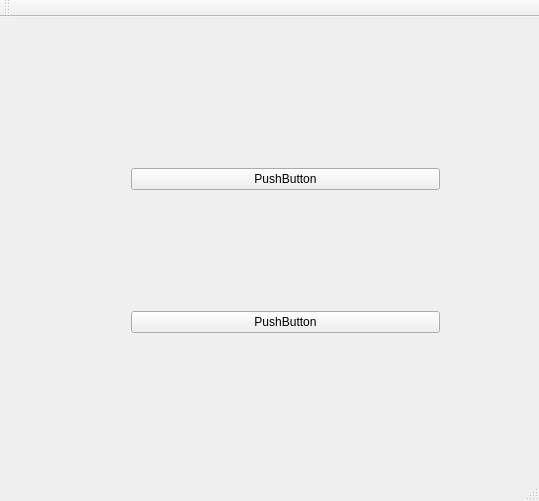
<?xml version="1.0" encoding="UTF-8"?>
<ui version="4.0">
 <class>MainWindow</class>
 <widget class="QMainWindow" name="MainWindow">
  <property name="geometry">
   <rect>
    <x>0</x>
    <y>0</y>
    <width>539</width>
    <height>501</height>
   </rect>
  </property>
  <property name="windowTitle">
   <string>MainWindow</string>
  </property>
  <widget class="QWidget" name="centralWidget">
   <widget class="QWidget" name="verticalLayoutWidget">
    <property name="geometry">
     <rect>
      <x>120</x>
      <y>140</y>
      <width>331</width>
      <height>301</height>
     </rect>
    </property>
    <layout class="QVBoxLayout" name="verticalLayout">
     <item alignment="Qt::AlignTop">
      <widget class="QPushButton" name="pushButton_2">
       <property name="layoutDirection">
        <enum>Qt::LeftToRight</enum>
       </property>
       <property name="text">
        <string>PushButton</string>
       </property>
      </widget>
     </item>
     <item alignment="Qt::AlignTop">
      <widget class="QPushButton" name="pushButton">
       <property name="text">
        <string>PushButton</string>
       </property>
      </widget>
     </item>
    </layout>
   </widget>
  </widget>
  <widget class="QMenuBar" name="menuBar">
   <property name="geometry">
    <rect>
     <x>0</x>
     <y>0</y>
     <width>539</width>
     <height>22</height>
    </rect>
   </property>
  </widget>
  <widget class="QToolBar" name="mainToolBar">
   <attribute name="toolBarArea">
    <enum>TopToolBarArea</enum>
   </attribute>
   <attribute name="toolBarBreak">
    <bool>false</bool>
   </attribute>
  </widget>
  <widget class="QStatusBar" name="statusBar"/>
 </widget>
 <layoutdefault spacing="6" margin="11"/>
 <resources/>
 <connections/>
</ui>
